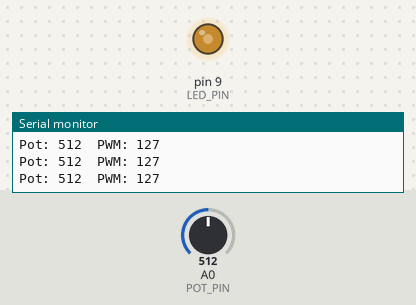
The sketch below on a simulated Arduino Uno, built with avr-gcc and run on an emulated ATmega328P. Shown: output pins drawn as LEDs (lit = HIGH), the last lines printed to the serial monitor. The inputs (shaded band) are chosen by the test bench; at power-on: A0 (POT_PIN) = 512.

Above: at 1.2 s.
1.3 s: A0 (POT_PIN) set to 414
At 2.3 s:
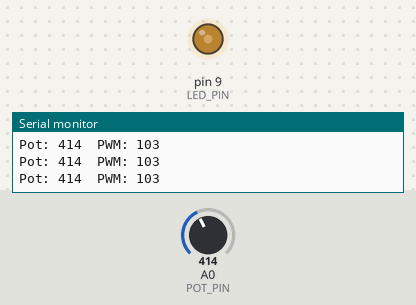
2.8 s: A0 (POT_PIN) set to 386
At 4.0 s:
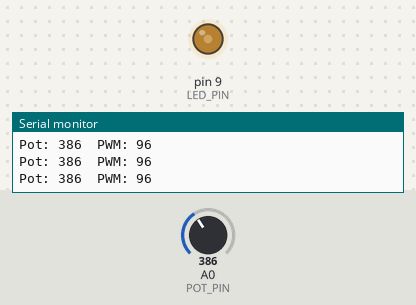
4.3 s: A0 (POT_PIN) set to 716
At 5.2 s:
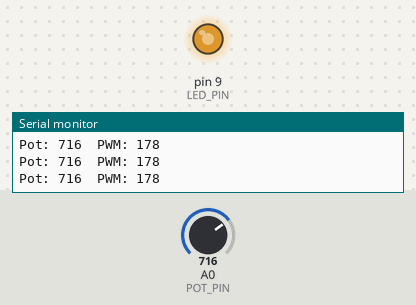
5.8 s: A0 (POT_PIN) set to 122
At 6.5 s:
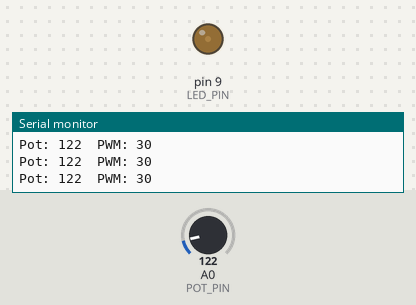
7.3 s: A0 (POT_PIN) set to 106
At 7.7 s:
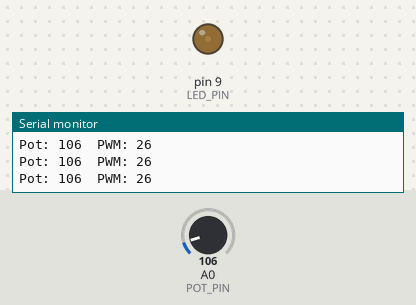
10.3 s: A0 (POT_PIN) set to 95
At 11.2 s:
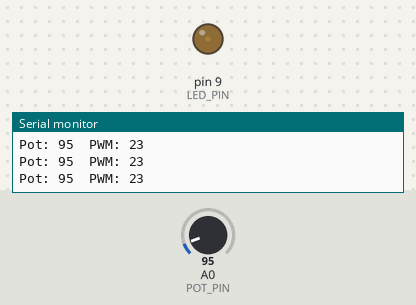
Timing chart, 0 to 12.8 s (numbered marks = the images above; inputs shaded):
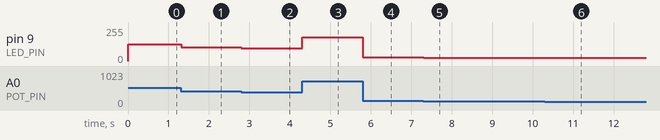

Measured:
- after the input at 1.3 s, pin 9 (LED_PIN): 127/255 → 103/255 at once
- after the input at 2.8 s, pin 9 (LED_PIN): 103/255 → 96/255 at once
- after the input at 4.3 s, pin 9 (LED_PIN): 96/255 → 178/255 at once
- after the input at 5.8 s, pin 9 (LED_PIN): 178/255 → 30/255 at once
- after the input at 7.3 s, pin 9 (LED_PIN): 30/255 → 26/255 at once
- after the input at 10.3 s, pin 9 (LED_PIN): 26/255 → 23/255 at once

The sketch:

pot_dimmer.ino
```cpp
/*
  Potentiometer LED Dimmer
  Turning the potentiometer changes the LED brightness.
    analogRead():  0..1023 (10-bit ADC)
    analogWrite(): 0..255  (8-bit PWM)
*/

const uint8_t POT_PIN = A0;
const uint8_t LED_PIN = 9;   // must be a PWM pin (~)

void setup() {
  pinMode(LED_PIN, OUTPUT);
  Serial.begin(9600);
}

void loop() {
  int raw = analogRead(POT_PIN);
  int brightness = map(raw, 0, 1023, 0, 255);
  analogWrite(LED_PIN, brightness);

  Serial.print("Pot: ");
  Serial.print(raw);
  Serial.print("  PWM: ");
  Serial.println(brightness);
  delay(20);
}
```
